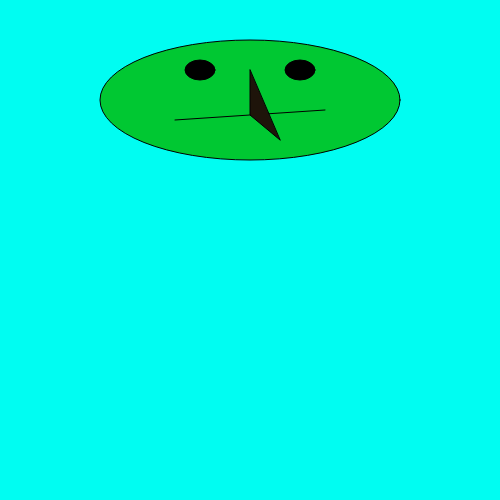
Frame 1 (no input)
Frame 60 (no input): identical to frame 1, image omitted
Frame 120 (the mouse pressed at the canvas centre since frame 60): identical to frame 1, image omitted

The p5.js sketch that drew this single still picture (run headless with seeded random() and noise() and a simulated clock; from frame 60 on, the mouse is pressed at the canvas centre):

// p5.js sketch
// ── sketch.js
function setup() {
    createCanvas(500, 500);
    background(0, 253, 242);

    push();
    //example with push pop

    push();
    //translate moves the relative posiotion of all the shapes below it.
    translate(250, 100);
    fill(0, 200, 50);
    ellipse(0, 0, 300, 120);
    //head

    push();
    translate(0, -30);
    fill(0);
    ellipse(-50, 0, 30, 20);
    ellipse(50, 0, 30, 20);
    pop();
    //eyes

    push();
    line(-75, 20, 75, 10);
    //mouth

    push();
    fill(30, 20, 10);
    triangle(0, -30, 0, 15, 30, 40);
    pop();
    //nose


    pop();







}

function draw() {



}
